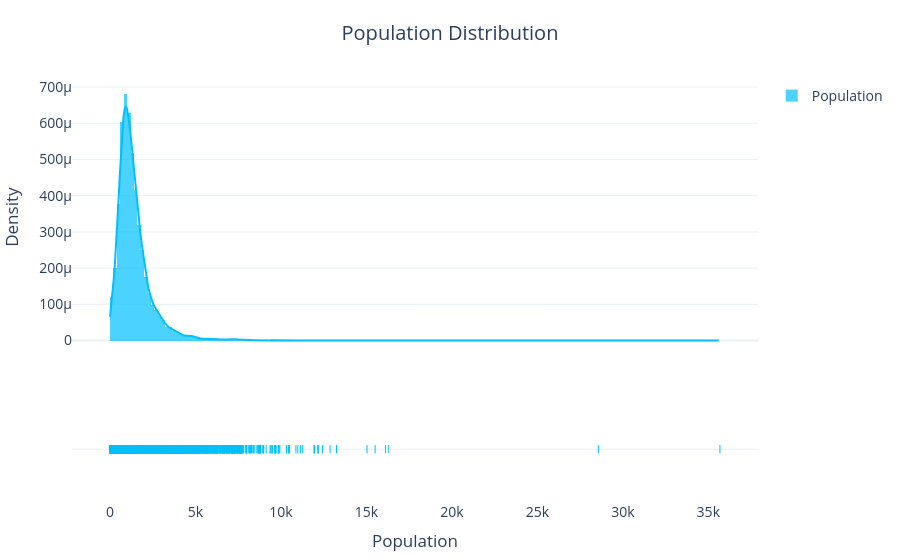

Source (notebook cell):
### Code cell
import plotly.figure_factory as ff

# Population distribution
fig = ff.create_distplot(
    [df['population']], 
    group_labels=['Population'], 
    colors=['#00BFFF'], # Professional blue shade
    bin_size=200
)

# Layout customize
fig.update_layout(
    title="Population Distribution",
    title_x=0.5,
    template="plotly_white",
    xaxis_title="Population",
    yaxis_title="Density",
    plot_bgcolor="white",
    paper_bgcolor="white",
    font=dict(size=14),
    margin=dict(l=50, r=50, t=80, b=50),
)

fig.show()

### Figure 1 — Plotly figure (JSON) as saved in the notebook; plotly's stock layout.template omitted (floating-point values rounded to 4 significant figures; data arrays with more than 128 entries replaced by an {"elided": "..."} marker saying what was removed)
{"data": [{"autobinx": false, "histnorm": "probability density", "legendgroup": "Population", "marker": {"color": "#00BFFF"}, "name": "Population", "opacity": 0.7, "type": "histogram", "x": {"elided": "20640 int values"}, "xaxis": "x", "xbins": {"end": 35682, "size": 200, "start": 3}, "yaxis": "y"}, {"legendgroup": "Population", "marker": {"color": "#00BFFF"}, "mode": "lines", "name": "Population", "showlegend": false, "type": "scatter", "x": {"elided": "500 float values"}, "xaxis": "x", "y": {"elided": "500 float values"}, "yaxis": "y"}, {"legendgroup": "Population", "marker": {"color": "#00BFFF", "symbol": "line-ns-open"}, "mode": "markers", "name": "Population", "showlegend": false, "type": "scatter", "x": {"elided": "20640 int values"}, "xaxis": "x", "y": {"elided": "20640 str values"}, "yaxis": "y2"}], "layout": {"barmode": "overlay", "font": {"size": 14}, "hovermode": "closest", "legend": {"traceorder": "reversed"}, "margin": {"b": 50, "l": 50, "r": 50, "t": 80}, "paper_bgcolor": "white", "plot_bgcolor": "white", "title": {"text": "Population Distribution", "x": 0.5}, "xaxis": {"anchor": "y2", "domain": [0, 1], "title": {"text": "Population"}, "zeroline": false}, "yaxis": {"anchor": "free", "domain": [0.35, 1], "position": 0, "title": {"text": "Density"}}, "yaxis2": {"anchor": "x", "domain": [0, 0.25], "dtick": 1, "showticklabels": false}}}
